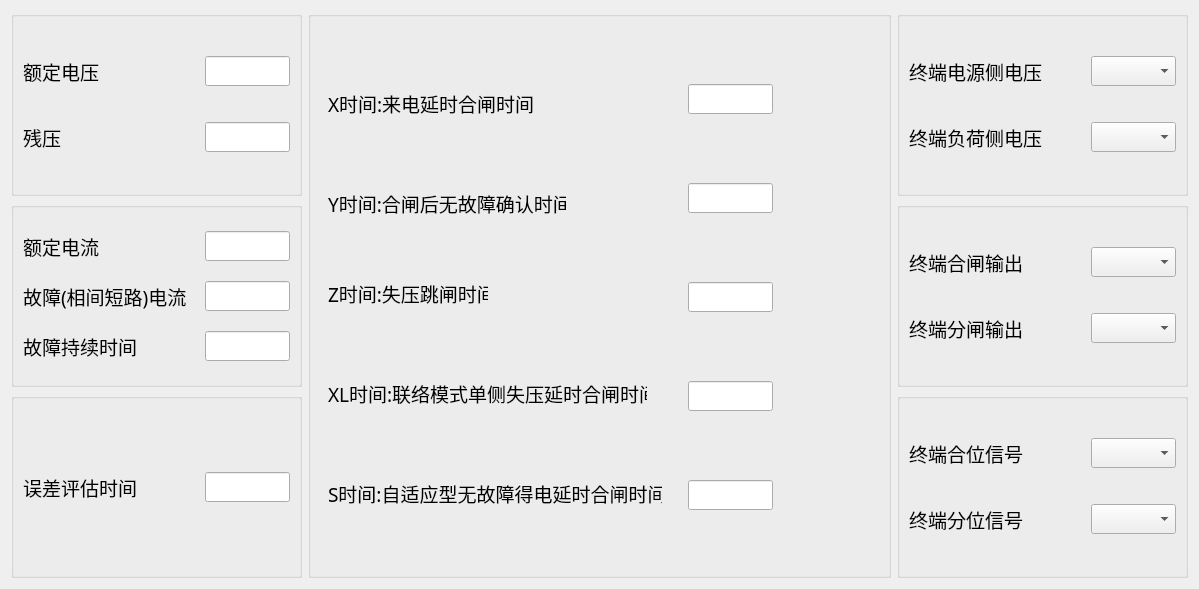
<?xml version="1.0" encoding="UTF-8"?>
<ui version="4.0">
 <class>QSttFAParasSetDialog</class>
 <widget class="QWidget" name="QSttFAParasSetDialog">
  <property name="geometry">
   <rect>
    <x>0</x>
    <y>0</y>
    <width>1199</width>
    <height>589</height>
   </rect>
  </property>
  <property name="windowTitle">
   <string>Dialog</string>
  </property>
  <layout class="QGridLayout" name="gridLayout_4">
   <item row="0" column="0">
    <layout class="QHBoxLayout" name="horizontalLayout" stretch="1,2,1">
     <item>
      <layout class="QGridLayout" name="gridLayout_9">
       <item row="1" column="0">
        <widget class="QGroupBox" name="groupBox_2">
         <property name="title">
          <string/>
         </property>
         <property name="alignment">
          <set>Qt::AlignCenter</set>
         </property>
         <layout class="QGridLayout" name="gridLayout_2">
          <item row="0" column="0">
           <widget class="QLabel" name="m_labRatedCur">
            <property name="font">
             <font>
              <family>Agency FB</family>
              <pointsize>14</pointsize>
             </font>
            </property>
            <property name="text">
             <string>额定电流</string>
            </property>
           </widget>
          </item>
          <item row="0" column="1">
           <widget class="QLineEdit" name="m_editRatedCur">
            <property name="maximumSize">
             <size>
              <width>85</width>
              <height>30</height>
             </size>
            </property>
            <property name="font">
             <font>
              <family>Agency FB</family>
              <pointsize>14</pointsize>
             </font>
            </property>
            <property name="layoutDirection">
             <enum>Qt::LeftToRight</enum>
            </property>
            <property name="alignment">
             <set>Qt::AlignLeading|Qt::AlignLeft|Qt::AlignVCenter</set>
            </property>
           </widget>
          </item>
          <item row="1" column="0">
           <widget class="QLabel" name="m_labFaultCur">
            <property name="font">
             <font>
              <family>Agency FB</family>
              <pointsize>14</pointsize>
             </font>
            </property>
            <property name="text">
             <string>故障(相间短路)电流</string>
            </property>
           </widget>
          </item>
          <item row="1" column="1">
           <widget class="QLineEdit" name="m_editFaultCur">
            <property name="maximumSize">
             <size>
              <width>85</width>
              <height>30</height>
             </size>
            </property>
            <property name="font">
             <font>
              <family>Agency FB</family>
              <pointsize>14</pointsize>
             </font>
            </property>
            <property name="layoutDirection">
             <enum>Qt::LeftToRight</enum>
            </property>
            <property name="alignment">
             <set>Qt::AlignLeading|Qt::AlignLeft|Qt::AlignVCenter</set>
            </property>
           </widget>
          </item>
          <item row="2" column="0">
           <widget class="QLabel" name="m_labFailureCur">
            <property name="font">
             <font>
              <family>Agency FB</family>
              <pointsize>14</pointsize>
             </font>
            </property>
            <property name="text">
             <string>故障持续时间</string>
            </property>
           </widget>
          </item>
          <item row="2" column="1">
           <widget class="QLineEdit" name="m_editFailureCur">
            <property name="maximumSize">
             <size>
              <width>85</width>
              <height>30</height>
             </size>
            </property>
            <property name="font">
             <font>
              <family>Agency FB</family>
              <pointsize>14</pointsize>
             </font>
            </property>
            <property name="layoutDirection">
             <enum>Qt::LeftToRight</enum>
            </property>
            <property name="alignment">
             <set>Qt::AlignLeading|Qt::AlignLeft|Qt::AlignVCenter</set>
            </property>
           </widget>
          </item>
         </layout>
         <zorder>m_labFailureCur</zorder>
         <zorder>m_editFailureCur</zorder>
         <zorder>m_labFaultCur</zorder>
         <zorder>m_labRatedCur</zorder>
         <zorder>m_editRatedCur</zorder>
         <zorder>m_editFaultCur</zorder>
        </widget>
       </item>
       <item row="0" column="0">
        <widget class="QGroupBox" name="m_gp">
         <property name="title">
          <string/>
         </property>
         <property name="alignment">
          <set>Qt::AlignCenter</set>
         </property>
         <layout class="QGridLayout" name="gridLayout">
          <item row="0" column="0">
           <widget class="QLabel" name="m_labRatedVol">
            <property name="sizePolicy">
             <sizepolicy hsizetype="Fixed" vsizetype="Preferred">
              <horstretch>0</horstretch>
              <verstretch>0</verstretch>
             </sizepolicy>
            </property>
            <property name="font">
             <font>
              <family>Agency FB</family>
              <pointsize>14</pointsize>
             </font>
            </property>
            <property name="text">
             <string>额定电压</string>
            </property>
            <property name="alignment">
             <set>Qt::AlignLeading|Qt::AlignLeft|Qt::AlignVCenter</set>
            </property>
           </widget>
          </item>
          <item row="0" column="1">
           <spacer name="horizontalSpacer">
            <property name="orientation">
             <enum>Qt::Horizontal</enum>
            </property>
            <property name="sizeHint" stdset="0">
             <size>
              <width>67</width>
              <height>20</height>
             </size>
            </property>
           </spacer>
          </item>
          <item row="0" column="2">
           <widget class="QLineEdit" name="m_editRatedVol">
            <property name="sizePolicy">
             <sizepolicy hsizetype="Expanding" vsizetype="Fixed">
              <horstretch>0</horstretch>
              <verstretch>0</verstretch>
             </sizepolicy>
            </property>
            <property name="maximumSize">
             <size>
              <width>85</width>
              <height>30</height>
             </size>
            </property>
            <property name="font">
             <font>
              <family>Agency FB</family>
              <pointsize>14</pointsize>
             </font>
            </property>
            <property name="layoutDirection">
             <enum>Qt::LeftToRight</enum>
            </property>
            <property name="alignment">
             <set>Qt::AlignLeading|Qt::AlignLeft|Qt::AlignVCenter</set>
            </property>
           </widget>
          </item>
          <item row="1" column="0">
           <widget class="QLabel" name="m_labResidualVol">
            <property name="font">
             <font>
              <family>Agency FB</family>
              <pointsize>14</pointsize>
             </font>
            </property>
            <property name="text">
             <string>残压</string>
            </property>
           </widget>
          </item>
          <item row="1" column="1">
           <spacer name="horizontalSpacer_2">
            <property name="orientation">
             <enum>Qt::Horizontal</enum>
            </property>
            <property name="sizeHint" stdset="0">
             <size>
              <width>67</width>
              <height>20</height>
             </size>
            </property>
           </spacer>
          </item>
          <item row="1" column="2">
           <widget class="QLineEdit" name="m_editResidualVol">
            <property name="maximumSize">
             <size>
              <width>85</width>
              <height>30</height>
             </size>
            </property>
            <property name="font">
             <font>
              <family>Agency FB</family>
              <pointsize>14</pointsize>
             </font>
            </property>
            <property name="layoutDirection">
             <enum>Qt::LeftToRight</enum>
            </property>
            <property name="alignment">
             <set>Qt::AlignLeading|Qt::AlignLeft|Qt::AlignVCenter</set>
            </property>
           </widget>
          </item>
         </layout>
         <zorder>m_labRatedVol</zorder>
         <zorder>m_editRatedVol</zorder>
         <zorder>m_editResidualVol</zorder>
         <zorder>m_labResidualVol</zorder>
         <zorder>horizontalSpacer</zorder>
         <zorder>horizontalSpacer_2</zorder>
        </widget>
       </item>
       <item row="2" column="0">
        <widget class="QGroupBox" name="groupBox_3">
         <property name="title">
          <string/>
         </property>
         <property name="alignment">
          <set>Qt::AlignCenter</set>
         </property>
         <layout class="QGridLayout" name="gridLayout_3">
          <item row="0" column="1">
           <spacer name="horizontalSpacer_3">
            <property name="orientation">
             <enum>Qt::Horizontal</enum>
            </property>
            <property name="sizeHint" stdset="0">
             <size>
              <width>40</width>
              <height>20</height>
             </size>
            </property>
           </spacer>
          </item>
          <item row="0" column="0">
           <widget class="QLabel" name="m_labErrorTime">
            <property name="font">
             <font>
              <family>Agency FB</family>
              <pointsize>14</pointsize>
             </font>
            </property>
            <property name="text">
             <string>误差评估时间   </string>
            </property>
           </widget>
          </item>
          <item row="0" column="2">
           <widget class="QLineEdit" name="m_editErrorTime">
            <property name="maximumSize">
             <size>
              <width>85</width>
              <height>30</height>
             </size>
            </property>
            <property name="font">
             <font>
              <family>Agency FB</family>
              <pointsize>14</pointsize>
             </font>
            </property>
            <property name="layoutDirection">
             <enum>Qt::LeftToRight</enum>
            </property>
            <property name="alignment">
             <set>Qt::AlignLeading|Qt::AlignLeft|Qt::AlignVCenter</set>
            </property>
           </widget>
          </item>
         </layout>
         <zorder>m_editErrorTime</zorder>
         <zorder>m_labErrorTime</zorder>
         <zorder>horizontalSpacer_3</zorder>
        </widget>
       </item>
      </layout>
     </item>
     <item>
      <widget class="QGroupBox" name="groupBox_4">
       <property name="title">
        <string/>
       </property>
       <property name="alignment">
        <set>Qt::AlignCenter</set>
       </property>
       <widget class="QLabel" name="m_labxTime">
        <property name="geometry">
         <rect>
          <x>20</x>
          <y>80</y>
          <width>224</width>
          <height>24</height>
         </rect>
        </property>
        <property name="font">
         <font>
          <family>Agency FB</family>
          <pointsize>14</pointsize>
         </font>
        </property>
        <property name="text">
         <string>X时间:来电延时合闸时间      </string>
        </property>
       </widget>
       <widget class="QLineEdit" name="m_editxTime">
        <property name="geometry">
         <rect>
          <x>380</x>
          <y>73</y>
          <width>85</width>
          <height>30</height>
         </rect>
        </property>
        <property name="maximumSize">
         <size>
          <width>85</width>
          <height>30</height>
         </size>
        </property>
        <property name="font">
         <font>
          <family>Agency FB</family>
          <pointsize>14</pointsize>
         </font>
        </property>
        <property name="text">
         <string/>
        </property>
        <property name="alignment">
         <set>Qt::AlignLeading|Qt::AlignLeft|Qt::AlignVCenter</set>
        </property>
       </widget>
       <widget class="QLabel" name="m_labyTime">
        <property name="geometry">
         <rect>
          <x>20</x>
          <y>180</y>
          <width>238</width>
          <height>24</height>
         </rect>
        </property>
        <property name="font">
         <font>
          <family>Agency FB</family>
          <pointsize>14</pointsize>
         </font>
        </property>
        <property name="text">
         <string>Y时间:合闸后无故障确认时间</string>
        </property>
       </widget>
       <widget class="QLineEdit" name="m_edityTime">
        <property name="geometry">
         <rect>
          <x>380</x>
          <y>172</y>
          <width>85</width>
          <height>30</height>
         </rect>
        </property>
        <property name="maximumSize">
         <size>
          <width>85</width>
          <height>30</height>
         </size>
        </property>
        <property name="font">
         <font>
          <family>Agency FB</family>
          <pointsize>14</pointsize>
         </font>
        </property>
        <property name="alignment">
         <set>Qt::AlignLeading|Qt::AlignLeft|Qt::AlignVCenter</set>
        </property>
       </widget>
       <widget class="QLabel" name="m_labzTime">
        <property name="geometry">
         <rect>
          <x>20</x>
          <y>270</y>
          <width>160</width>
          <height>24</height>
         </rect>
        </property>
        <property name="font">
         <font>
          <family>Agency FB</family>
          <pointsize>14</pointsize>
         </font>
        </property>
        <property name="text">
         <string>Z时间:失压跳闸时间</string>
        </property>
       </widget>
       <widget class="QLineEdit" name="m_editzTime">
        <property name="geometry">
         <rect>
          <x>380</x>
          <y>271</y>
          <width>85</width>
          <height>30</height>
         </rect>
        </property>
        <property name="maximumSize">
         <size>
          <width>85</width>
          <height>30</height>
         </size>
        </property>
        <property name="font">
         <font>
          <family>Agency FB</family>
          <pointsize>14</pointsize>
         </font>
        </property>
        <property name="alignment">
         <set>Qt::AlignLeading|Qt::AlignLeft|Qt::AlignVCenter</set>
        </property>
       </widget>
       <widget class="QLabel" name="m_labxlTime">
        <property name="geometry">
         <rect>
          <x>20</x>
          <y>370</y>
          <width>319</width>
          <height>24</height>
         </rect>
        </property>
        <property name="font">
         <font>
          <family>Agency FB</family>
          <pointsize>14</pointsize>
         </font>
        </property>
        <property name="text">
         <string>XL时间:联络模式单侧失压延时合闸时间</string>
        </property>
       </widget>
       <widget class="QLineEdit" name="m_editxlTime">
        <property name="geometry">
         <rect>
          <x>380</x>
          <y>370</y>
          <width>85</width>
          <height>30</height>
         </rect>
        </property>
        <property name="maximumSize">
         <size>
          <width>85</width>
          <height>30</height>
         </size>
        </property>
        <property name="font">
         <font>
          <family>Agency FB</family>
          <pointsize>14</pointsize>
         </font>
        </property>
        <property name="alignment">
         <set>Qt::AlignLeading|Qt::AlignLeft|Qt::AlignVCenter</set>
        </property>
       </widget>
       <widget class="QLabel" name="m_labsTime">
        <property name="geometry">
         <rect>
          <x>20</x>
          <y>470</y>
          <width>334</width>
          <height>24</height>
         </rect>
        </property>
        <property name="font">
         <font>
          <family>Agency FB</family>
          <pointsize>14</pointsize>
         </font>
        </property>
        <property name="text">
         <string>S时间:自适应型无故障得电延时合闸时间</string>
        </property>
       </widget>
       <widget class="QLineEdit" name="m_editsTime">
        <property name="geometry">
         <rect>
          <x>380</x>
          <y>469</y>
          <width>85</width>
          <height>30</height>
         </rect>
        </property>
        <property name="maximumSize">
         <size>
          <width>85</width>
          <height>30</height>
         </size>
        </property>
        <property name="font">
         <font>
          <family>Agency FB</family>
          <pointsize>14</pointsize>
         </font>
        </property>
        <property name="alignment">
         <set>Qt::AlignLeading|Qt::AlignLeft|Qt::AlignVCenter</set>
        </property>
       </widget>
       <zorder>m_labxTime</zorder>
       <zorder>m_editxTime</zorder>
       <zorder>m_labyTime</zorder>
       <zorder>m_edityTime</zorder>
       <zorder>m_labzTime</zorder>
       <zorder>m_editzTime</zorder>
       <zorder>m_labxlTime</zorder>
       <zorder>m_editxlTime</zorder>
       <zorder>m_editsTime</zorder>
       <zorder>m_labsTime</zorder>
      </widget>
     </item>
     <item>
      <layout class="QVBoxLayout" name="verticalLayout_2">
       <item>
        <widget class="QGroupBox" name="groupBox_5">
         <property name="title">
          <string/>
         </property>
         <property name="alignment">
          <set>Qt::AlignCenter</set>
         </property>
         <layout class="QGridLayout" name="gridLayout_5">
          <item row="0" column="0">
           <widget class="QLabel" name="m_labTermPowerVol">
            <property name="font">
             <font>
              <family>Agency FB</family>
              <pointsize>14</pointsize>
             </font>
            </property>
            <property name="text">
             <string>终端电源侧电压</string>
            </property>
           </widget>
          </item>
          <item row="0" column="1">
           <widget class="QComboBox" name="m_cmbTermPowerVol">
            <property name="maximumSize">
             <size>
              <width>85</width>
              <height>30</height>
             </size>
            </property>
            <property name="font">
             <font>
              <family>Agency FB</family>
              <pointsize>14</pointsize>
             </font>
            </property>
            <property name="layoutDirection">
             <enum>Qt::LeftToRight</enum>
            </property>
           </widget>
          </item>
          <item row="1" column="0">
           <widget class="QLabel" name="m_labTermLoadVol">
            <property name="font">
             <font>
              <family>Agency FB</family>
              <pointsize>14</pointsize>
             </font>
            </property>
            <property name="text">
             <string>终端负荷侧电压</string>
            </property>
           </widget>
          </item>
          <item row="1" column="1">
           <widget class="QComboBox" name="m_cmbTermLoadVol">
            <property name="maximumSize">
             <size>
              <width>85</width>
              <height>30</height>
             </size>
            </property>
            <property name="font">
             <font>
              <family>Agency FB</family>
              <pointsize>14</pointsize>
             </font>
            </property>
            <property name="layoutDirection">
             <enum>Qt::LeftToRight</enum>
            </property>
           </widget>
          </item>
         </layout>
        </widget>
       </item>
       <item>
        <widget class="QGroupBox" name="groupBox_6">
         <property name="title">
          <string/>
         </property>
         <property name="alignment">
          <set>Qt::AlignCenter</set>
         </property>
         <layout class="QGridLayout" name="gridLayout_6">
          <item row="0" column="0">
           <widget class="QLabel" name="m_labTermCloseOutput">
            <property name="font">
             <font>
              <family>Agency FB</family>
              <pointsize>14</pointsize>
             </font>
            </property>
            <property name="text">
             <string>终端合闸输出 </string>
            </property>
           </widget>
          </item>
          <item row="0" column="1">
           <widget class="QComboBox" name="m_cmbTermCloseOutput">
            <property name="maximumSize">
             <size>
              <width>85</width>
              <height>30</height>
             </size>
            </property>
            <property name="font">
             <font>
              <family>Agency FB</family>
              <pointsize>14</pointsize>
             </font>
            </property>
            <property name="layoutDirection">
             <enum>Qt::LeftToRight</enum>
            </property>
           </widget>
          </item>
          <item row="1" column="0">
           <widget class="QLabel" name="m_labTermOpenOutput">
            <property name="font">
             <font>
              <family>Agency FB</family>
              <pointsize>14</pointsize>
             </font>
            </property>
            <property name="text">
             <string>终端分闸输出</string>
            </property>
           </widget>
          </item>
          <item row="1" column="1">
           <widget class="QComboBox" name="m_cmbTermOpenOutput">
            <property name="maximumSize">
             <size>
              <width>85</width>
              <height>30</height>
             </size>
            </property>
            <property name="font">
             <font>
              <family>Agency FB</family>
              <pointsize>14</pointsize>
             </font>
            </property>
            <property name="layoutDirection">
             <enum>Qt::LeftToRight</enum>
            </property>
           </widget>
          </item>
         </layout>
         <zorder>m_cmbTermCloseOutput</zorder>
         <zorder>m_labTermOpenOutput</zorder>
         <zorder>m_cmbTermOpenOutput</zorder>
         <zorder>m_labTermCloseOutput</zorder>
        </widget>
       </item>
       <item>
        <widget class="QGroupBox" name="groupBox_7">
         <property name="title">
          <string/>
         </property>
         <property name="alignment">
          <set>Qt::AlignCenter</set>
         </property>
         <layout class="QGridLayout" name="gridLayout_7">
          <item row="0" column="0">
           <widget class="QLabel" name="m_labTermCloseSignal">
            <property name="font">
             <font>
              <family>Agency FB</family>
              <pointsize>14</pointsize>
             </font>
            </property>
            <property name="text">
             <string>终端合位信号</string>
            </property>
           </widget>
          </item>
          <item row="0" column="1">
           <widget class="QComboBox" name="m_cmbTermCloseSignal">
            <property name="maximumSize">
             <size>
              <width>85</width>
              <height>30</height>
             </size>
            </property>
            <property name="font">
             <font>
              <family>Agency FB</family>
              <pointsize>14</pointsize>
             </font>
            </property>
            <property name="layoutDirection">
             <enum>Qt::LeftToRight</enum>
            </property>
           </widget>
          </item>
          <item row="1" column="0">
           <widget class="QLabel" name="m_labTermQuantileSignal">
            <property name="font">
             <font>
              <family>Agency FB</family>
              <pointsize>14</pointsize>
             </font>
            </property>
            <property name="layoutDirection">
             <enum>Qt::LeftToRight</enum>
            </property>
            <property name="text">
             <string>终端分位信号</string>
            </property>
           </widget>
          </item>
          <item row="1" column="1">
           <widget class="QComboBox" name="m_cmbTermQuantileSignal">
            <property name="maximumSize">
             <size>
              <width>85</width>
              <height>30</height>
             </size>
            </property>
            <property name="font">
             <font>
              <family>Agency FB</family>
              <pointsize>14</pointsize>
             </font>
            </property>
            <property name="layoutDirection">
             <enum>Qt::LeftToRight</enum>
            </property>
           </widget>
          </item>
         </layout>
        </widget>
       </item>
      </layout>
     </item>
    </layout>
   </item>
  </layout>
 </widget>
 <resources/>
 <connections/>
</ui>
